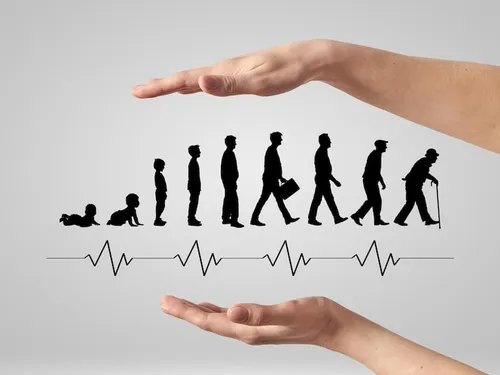
#> input picture basics/images/image.png, 500 x 375 px
$ python 8_grey_scale.py
#> lines starting #> are read from the running program, lines starting #| are printed output that depends on the picture
import cv2 as cv
import numpy as np
import matplotlib.pyplot as plt
import os

def greyScale():
    pwd = os.getcwd()
    imgPath = os.path.join(pwd, 'images', 'image.png')
    img = cv.imread(imgPath)
    imgGray= cv.cvtColor(img, cv.COLOR_BGR2GRAY)

    cv.imshow('gray', imgGray)
    cv.waitKey(0)

def readAsGray():
    pwd = os.getcwd()
    imgPath = os.path.join(pwd, 'images', 'image.png')
    img = cv.imread(imgPath, cv.IMREAD_GRAYSCALE)
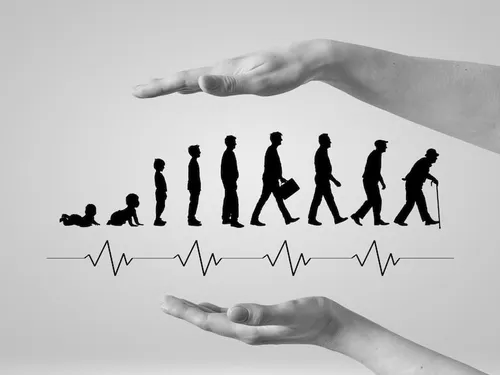
#> img: shape (375, 500); min 0, max 255, mean 190.8
    cv.imshow('gray', img)
    cv.waitKey(0)


if __name__ == "__main__":
    # greyScale()
    readAsGray()
